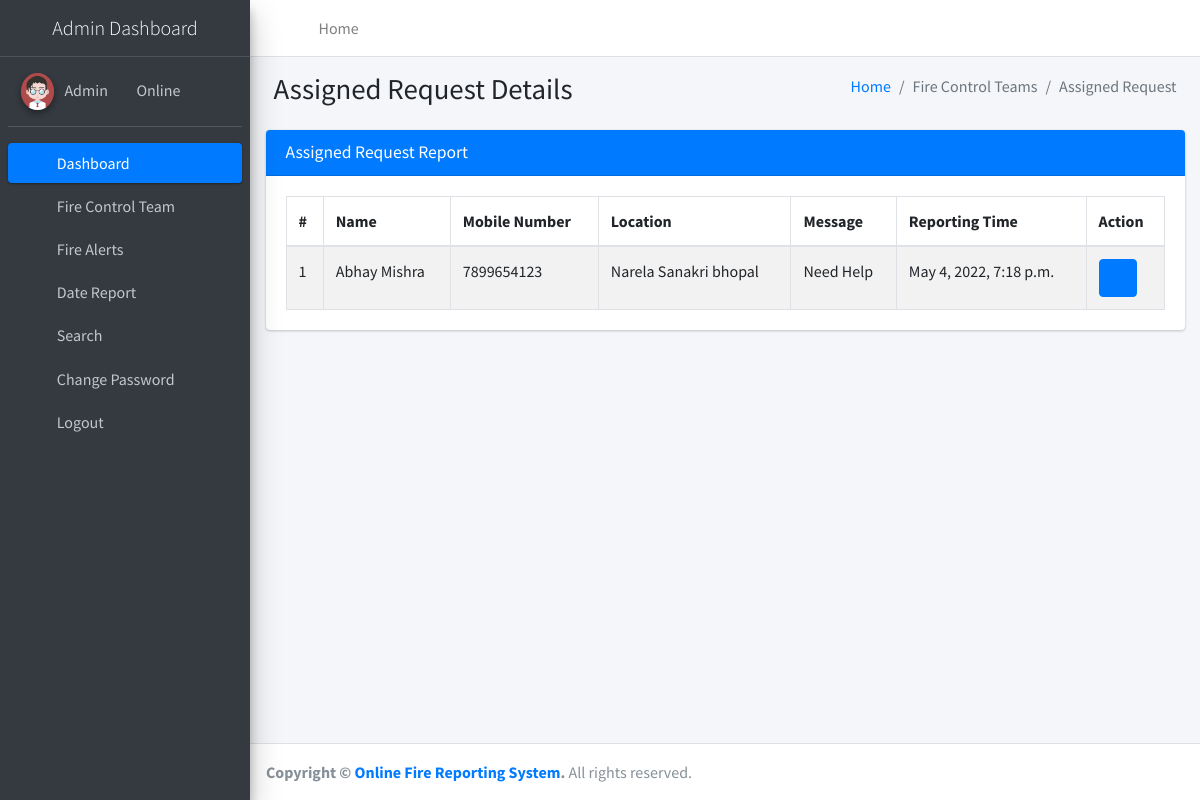
Page /assignRequest (signed in) on the committed database.
### firereport/models.py (models this page shows, shortened)
class Firereport(models.Model):
    FullName = models.CharField(max_length=250, null=True)
    MobileNumber = models.CharField(max_length=12, null=True)
    Location = models.CharField(max_length=200, null=True)
    Message = models.CharField(max_length=200, null=True)
    AssignTo = models.ForeignKey(Teams, on_delete=models.CASCADE, null=True)
    Status = models.CharField(max_length=150, null=True)
    Postingdate = models.DateTimeField(auto_now_add=True)
    AssignedTime = models.CharField(max_length=150, null=True)
    UpdationDate = models.DateTimeField(null=True)

### firereport/views.py (the view)
# urls.py: path('assignRequest', assignRequest, name='assignRequest'),
def assignRequest(request):
    if not request.user.is_authenticated:
        return redirect('admin_login')
    firereport = Firereport.objects.filter(Status='Assigned')
    return render(request, 'admin/assignRequest.html', locals())

### firereport/templates/admin/assignRequest.html
{% extends 'adminNavbar.html' %}
{% block main %}
{% load static %}
<section class="content">
    <div class="content-header">
        <div class="container-fluid">
            <div class="row mb-2">
                <div class="col-sm-6">
                    <h1 class="m-0">Assigned Request Details</h1>
                </div>
                <div class="col-sm-6">
                    <ol class="breadcrumb float-sm-right">
                        <li class="breadcrumb-item"><a href="{% url 'dashboard' %}">Home</a></li>
                        <li class="breadcrumb-item active">Fire Control Teams</li>
                        <li class="breadcrumb-item active">Assigned Request</li>
                    </ol>
                </div>
            </div>
        </div>
    </div>
    <div class="container-fluid">
        <div class="row">
            <div class="col-md-12">
                <div class="card card-primary">
                    <div class="card-header">
                        <h3 class="card-title">Assigned Request Report</h3>
                    </div>
                    <div class="card-body">
                        <table id="example1" class="table table-bordered table-striped">
                            <thead>
                            <tr>
                                <th>#</th>
                                <th>Name</th>
                                <th>Mobile Number</th>
                                <th>Location</th>
                                <th>Message</th>
                                <th>Reporting Time</th>
                                <th>Action</th>
                            </tr>
                            </thead>
                            <tbody>
                            {% for i in firereport %}
                            <tr>
                                <td>{{forloop.counter}}</td>
                                <td>{{i.FullName}}</td>
                                <td>{{i.MobileNumber}}</td>
                                <td>{{i.Location}}</td>
                                <td>{{i.Message}}</td>
                                <td>{{i.Postingdate}}</td>
                                <td>
                                    <div class="btn-group">
                                        <a class="btn btn-primary" href="{% url 'viewRequestDetails' i.id %}"><i
                                                class="fa fa-eye"></i></a>
                                    </div>
                                </td>
                            </tr>
                            {% endfor %}
                            </tbody>
                        </table>
                    </div>
                </div>
            </div>
        </div>
    </div>
</section>
{% endblock %}

### rows in the picture
Firereport: FullName "Abhay Mishra", MobileNumber "7899654123", Location "Narela Sanakri bhopal", Message "Need Help", Postingdate "May 4, 2022, 7:18 p.m."
